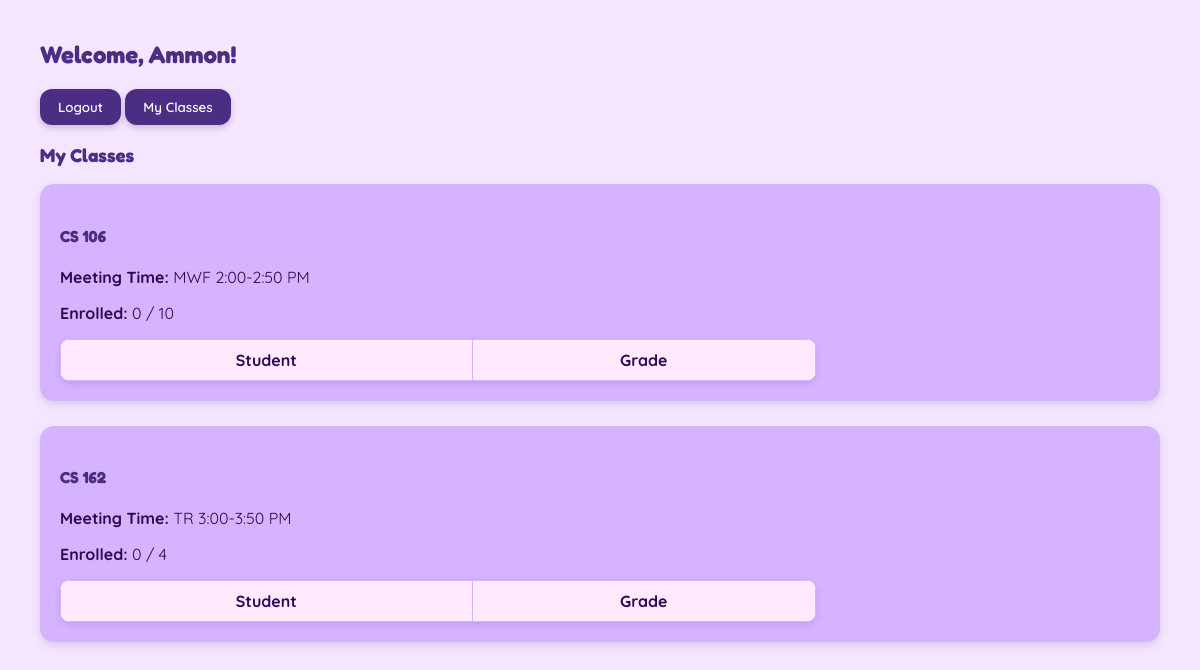
Page /teacher/dashboard (signed in) on the earlier database version.
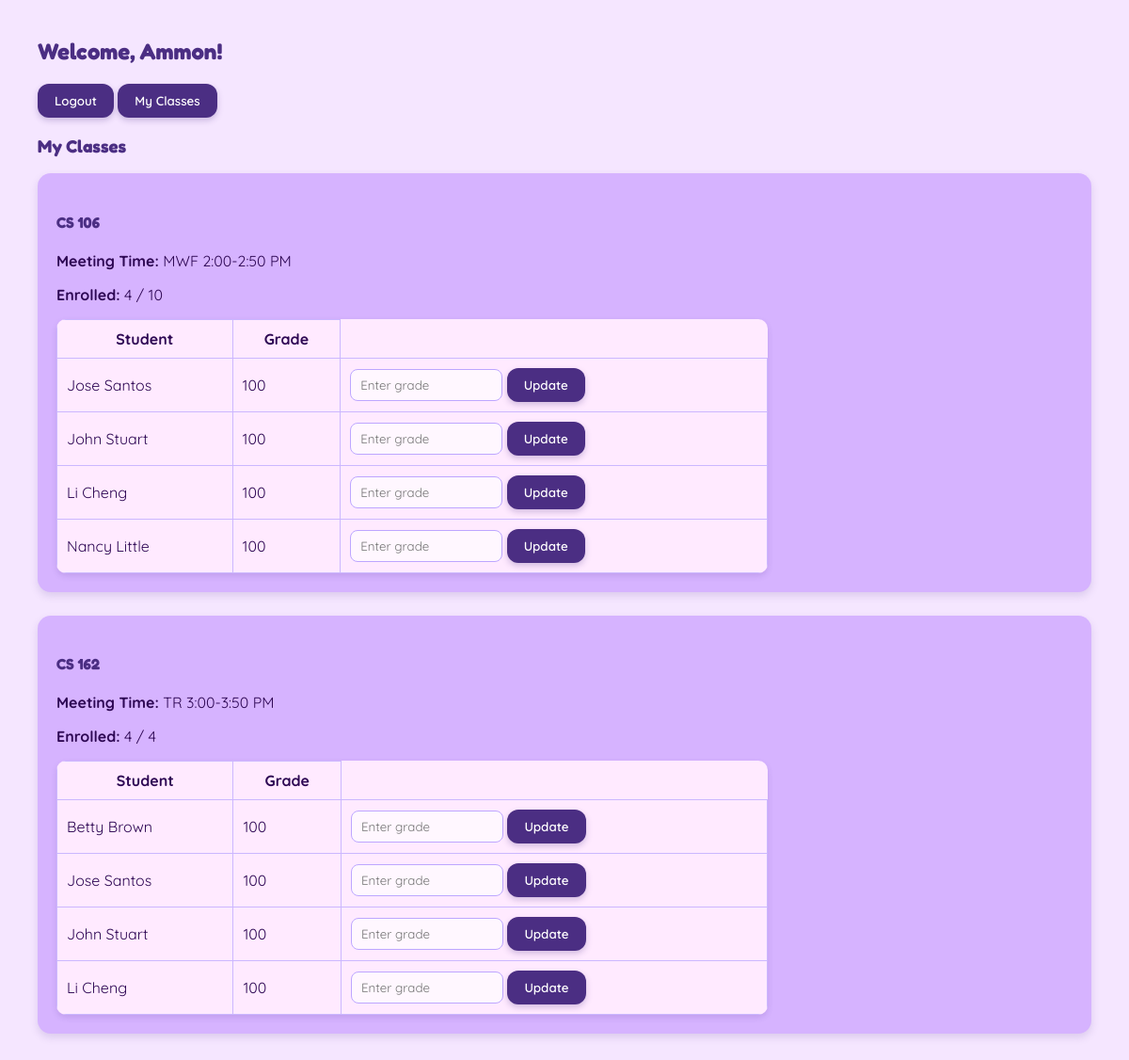
Same page on the later database version.
### models.py (models this page shows, shortened)
class User(UserMixin, db.Model):
    __tablename__ = "users"
    id = db.Column(db.Integer, primary_key=True)
    username = db.Column(db.String(80), unique=True, nullable=False)
    email = db.Column(db.String(120), unique=True, nullable=False)
    password = db.Column(db.String(200), nullable=False)
    role = db.Column(db.String(20), nullable=False, default="student")
    first_name = db.Column(db.String(80), nullable=False)
    last_name = db.Column(db.String(80), nullable=False)

class Course(db.Model):
    __tablename__ = "courses"
    id = db.Column(db.Integer, primary_key=True)
    code = db.Column(db.String(20), unique=True, nullable=False)
    meeting_time = db.Column(db.String(50))
    capacity = db.Column(db.Integer, nullable=False, default=30)
    teacher_id = db.Column(db.Integer, db.ForeignKey("users.id"))
    teacher = db.relationship("User", backref = "taught_courses")
    @property
    def enrollment_count(self):
        return len([e for e in self.enrollments if e.status == "active"])

class Enrollment(db.Model):
    __tablename__ = "enrollments"
    id = db.Column(db.Integer, primary_key=True)
    student_id = db.Column(db.Integer, db.ForeignKey("users.id"), nullable=False)
    course_id = db.Column(db.Integer, db.ForeignKey("courses.id"), nullable=False)
    grade = db.Column(db.String(5))
    status = db.Column(db.String(20), nullable=False, default="active")
    student = db.relationship("User", backref="enrollments", foreign_keys=[student_id])
    course = db.relationship("Course", backref="enrollments")

### app.py (the view)
@app.route("/teacher/dashboard")
@login_required
def teacher_dashboard():
    courses = Course.query.filter_by(teacher_id=current_user.id).all()
    course_data = []
    for course in courses:
        enrollments = Enrollment.query.filter_by(course_id=course.id, status="active").all()
        course_data.append({
            "course": course,
            "enrollments": enrollments
        })
    return render_template("teacher_dashboard.html", course_data=course_data)

### app.py (called while the page is built)
@login_manager.user_loader
def load_user(user_id):
    return User.query.get(int(user_id))

### templates/teacher_dashboard.html (shortened to what this page needs)
<!DOCTYPE html>
<html lang="en">
    <head>
        <link rel="stylesheet" href="/static/styles.css">
    </head>
<body>
    <h2>Welcome, {{ current_user.first_name }}!</h2>
    <form action="/logout" method="GET" style="display:inline;">
        <button type="submit">Logout</button>
    </form>
    <button onclick="showTab('my-classes')">My Classes</button>
    <div id="my-classes">
        <h3>My Classes</h3>
        {% for item in course_data %}
        <section>
            <h4>{{ item.course.code}}</h4>
            <p><strong>Meeting Time:</strong> {{ item.course.meeting_time }}</p>
            <p><strong>Enrolled:</strong> {{ item.course.enrollment_count }} / {{ item.course.capacity }}</p>
            <table>
                <tr>
                    <th>Student</th>
                    <th>Grade</th>
                </tr>
                {% for enrollment in item.enrollments %}
                <tr>
                    <td>{{ enrollment.student.first_name }} {{ enrollment.student.last_name }}</td>
                    <td>{{ enrollment.grade or "N/A" }}</td>
                    <td>
                        <form method="POST" action="/teacher/update_grade/{{ enrollment.id }}">
                            <input type="number" name="grade" min="0" max="100" placeholder="Enter grade">
                            <button type="submit">Update</button>
                        </form>
                    </td>
                </tr>
                {% endfor %}
            </table>
        </section>
        </div>
    {% endfor %}
</body>
</html>

### static/styles.css (style rules this page uses)
body { font-family: 'Quicksand', sans-serif; margin: 40px; background: #f5e6ff; color: #2e0854; }
h1,h2,h3,h4 { font-family: 'Fredoka', sans-serif; color: #4b2e83; }
section { background: #d6b3ff; padding: 20px; margin-bottom: 25px; border-radius: 14px; box-shadow: 0 4px 8px rgba(75, 46, 131, 0.15); }
input { padding: 8px 10px; border-radius: 8px; border: 1px solid #bda6ff; background: #fff7ff; color: #653397; font-family: 'Quicksand', sans-serif; }
input[type="number"] { width: 140px; }
button { padding: 10px 18px; border:none; border-radius: 12px; background: #4b2e83; color: white; font-weight: 600; font-family: 'Quicksand', sans-serif; cursor: pointer; transition: 0.25s ease; box-shadow: 0 3px 6px rgba(75, 46, 131, 0.25); }
table { margin-top:15px; border-collapse:collapse; width:70%; background: #ffeaff; border-radius: 10px; overflow: hidden; box-shadow: 0 3px 6px rgba(75, 46, 131, 0.15); }
td,th { border: 1px solid #cbb7ff; padding: 10px; }

Differences in the rows shown:
added Enrollment: course.enrollment_count "4", student.first_name "Jose", student.last_name "Santos", grade "100", shown under "CS 106"
added Enrollment: student.first_name "John", student.last_name "Stuart", grade "100", shown under "CS 106"
added Enrollment: student.first_name "Li", student.last_name "Cheng", grade "100", shown under "CS 106"
added Enrollment: student.first_name "Nancy", student.last_name "Little", grade "100", shown under "CS 106"
added Enrollment: course.enrollment_count "4", student.first_name "Betty", student.last_name "Brown", grade "100", shown under "CS 162"
added Enrollment: student.first_name "Jose", student.last_name "Santos", grade "100", shown under "CS 162"
added Enrollment: student.first_name "John", student.last_name "Stuart", grade "100", shown under "CS 162"
added Enrollment: student.first_name "Li", student.last_name "Cheng", grade "100", shown under "CS 162"
Other differences:
new list line: "CS 106 MWF 2:00-2:50 PM 10"
new list line: "Meeting Time: Enrolled: / Student Grade"
new list line: "CS 162 TR 3:00-3:50 PM 4"
list line gone: "CS 106 MWF 2:00-2:50 PM 10"
list line gone: "Meeting Time: Enrolled: 0 / Student Grade"
list line gone: "CS 162 TR 3:00-3:50 PM 4"
